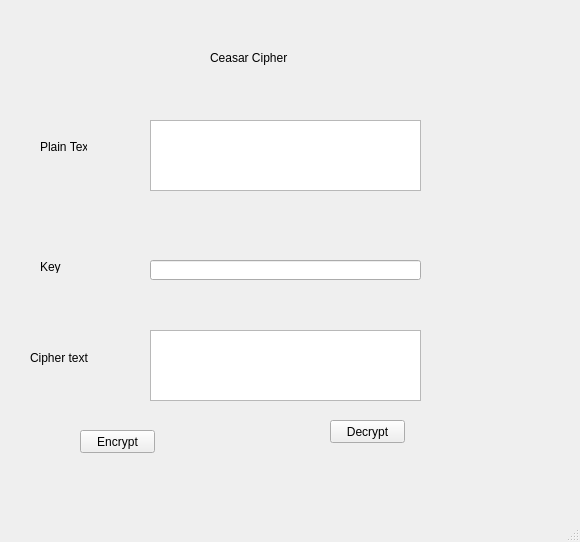
<?xml version="1.0" encoding="UTF-8"?>
<ui version="4.0">
 <class>MainWindow</class>
 <widget class="QMainWindow" name="MainWindow">
  <property name="geometry">
   <rect>
    <x>0</x>
    <y>0</y>
    <width>580</width>
    <height>542</height>
   </rect>
  </property>
  <property name="windowTitle">
   <string>MainWindow</string>
  </property>
  <widget class="QWidget" name="centralwidget">
   <widget class="QTextEdit" name="textEdit">
    <property name="geometry">
     <rect>
      <x>150</x>
      <y>120</y>
      <width>271</width>
      <height>71</height>
     </rect>
    </property>
    <property name="html">
     <string>&lt;!DOCTYPE HTML PUBLIC &quot;-//W3C//DTD HTML 4.0//EN&quot; &quot;http://www.w3.org/TR/REC-html40/strict.dtd&quot;&gt;
&lt;html&gt;&lt;head&gt;&lt;meta name=&quot;qrichtext&quot; content=&quot;1&quot; /&gt;&lt;style type=&quot;text/css&quot;&gt;
p, li { white-space: pre-wrap; }
&lt;/style&gt;&lt;/head&gt;&lt;body style=&quot; font-family:'MS Shell Dlg 2'; font-size:8.25pt; font-weight:400; font-style:normal;&quot;&gt;
&lt;p style=&quot;-qt-paragraph-type:empty; margin-top:0px; margin-bottom:0px; margin-left:0px; margin-right:0px; -qt-block-indent:0; text-indent:0px;&quot;&gt;&lt;br /&gt;&lt;/p&gt;&lt;/body&gt;&lt;/html&gt;</string>
    </property>
   </widget>
   <widget class="QLabel" name="label">
    <property name="geometry">
     <rect>
      <x>210</x>
      <y>50</y>
      <width>101</width>
      <height>16</height>
     </rect>
    </property>
    <property name="text">
     <string>Ceasar Cipher</string>
    </property>
   </widget>
   <widget class="QLabel" name="label_2">
    <property name="geometry">
     <rect>
      <x>40</x>
      <y>140</y>
      <width>47</width>
      <height>13</height>
     </rect>
    </property>
    <property name="text">
     <string>Plain Text</string>
    </property>
   </widget>
   <widget class="QLabel" name="label_3">
    <property name="geometry">
     <rect>
      <x>40</x>
      <y>260</y>
      <width>47</width>
      <height>13</height>
     </rect>
    </property>
    <property name="text">
     <string>Key</string>
    </property>
   </widget>
   <widget class="QLineEdit" name="lineEdit">
    <property name="geometry">
     <rect>
      <x>150</x>
      <y>260</y>
      <width>271</width>
      <height>20</height>
     </rect>
    </property>
   </widget>
   <widget class="QTextEdit" name="textEdit_2">
    <property name="geometry">
     <rect>
      <x>150</x>
      <y>330</y>
      <width>271</width>
      <height>71</height>
     </rect>
    </property>
   </widget>
   <widget class="QLabel" name="label_4">
    <property name="geometry">
     <rect>
      <x>30</x>
      <y>350</y>
      <width>61</width>
      <height>16</height>
     </rect>
    </property>
    <property name="text">
     <string>Cipher text</string>
    </property>
   </widget>
   <widget class="QPushButton" name="pushButton">
    <property name="geometry">
     <rect>
      <x>80</x>
      <y>430</y>
      <width>75</width>
      <height>23</height>
     </rect>
    </property>
    <property name="text">
     <string>Encrypt</string>
    </property>
   </widget>
   <widget class="QPushButton" name="pushButton_2">
    <property name="geometry">
     <rect>
      <x>330</x>
      <y>420</y>
      <width>75</width>
      <height>23</height>
     </rect>
    </property>
    <property name="text">
     <string>Decrypt</string>
    </property>
   </widget>
  </widget>
  <widget class="QMenuBar" name="menubar">
   <property name="geometry">
    <rect>
     <x>0</x>
     <y>0</y>
     <width>580</width>
     <height>21</height>
    </rect>
   </property>
  </widget>
  <widget class="QStatusBar" name="statusbar"/>
 </widget>
 <resources/>
 <connections/>
</ui>
